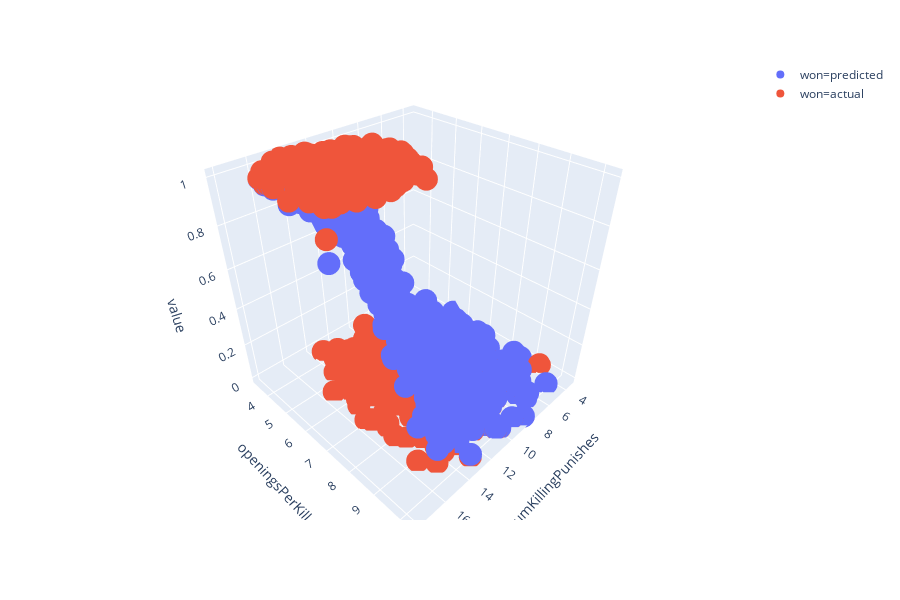

Write notebook code for a chart like this one.
### Markdown cell above
We'll talk about the below code in a couple cells, for now, just now we're using a logisitic regression model to draw some lines on the scatter plot from before.

### Code cell
model = LogisticRegression()
model.fit(X_train, y_train)

pred_df = model.predict_proba(X_train)
pred_df = pd.DataFrame(pred_df[:, 1], columns=["prob_win"])
pred_df["numKillingPunishes"] = X_train["numKillingPunishes"].reset_index(drop=True)
pred_df["openingsPerKill"] = X_train["openingsPerKill"].reset_index(drop=True)
pred_df["won"] = y_train.reset_index(drop=True)
pred_df = pd.melt(
    pred_df, id_vars=["numKillingPunishes", "openingsPerKill"], var_name="won"
)
pred_df.loc[pred_df["won"] == "prob_win", "won"] = "predicted"
pred_df.loc[pred_df["won"] == "won", "won"] = "actual"

px.scatter_3d(pred_df, "numKillingPunishes", "openingsPerKill", "value", color="won")

### Figure 1 — Plotly figure (JSON) as saved in the notebook; plotly's stock layout.template omitted (floating-point values rounded to 4 significant figures; data arrays with more than 128 entries replaced by an {"elided": "..."} marker saying what was removed)
{"data": [{"hoverlabel": {"namelength": 0}, "hovertemplate": "won=predicted<br>numKillingPunishes=%{x}<br>openingsPerKill=%{y}<br>value=%{z}", "legendgroup": "won=predicted", "marker": {"color": "#636efa", "symbol": "circle"}, "mode": "markers", "name": "won=predicted", "scene": "scene", "showlegend": true, "type": "scatter3d", "x": {"elided": "844 float values"}, "y": {"elided": "844 float values"}, "z": {"elided": "844 float values"}}, {"hoverlabel": {"namelength": 0}, "hovertemplate": "won=actual<br>numKillingPunishes=%{x}<br>openingsPerKill=%{y}<br>value=%{z}", "legendgroup": "won=actual", "marker": {"color": "#EF553B", "symbol": "circle"}, "mode": "markers", "name": "won=actual", "scene": "scene", "showlegend": true, "type": "scatter3d", "x": {"elided": "844 float values"}, "y": {"elided": "844 float values"}, "z": {"elided": "844 int values"}}], "layout": {"height": 600, "legend": {"tracegroupgap": 0}, "margin": {"t": 60}, "scene": {"domain": {"x": [0, 1], "y": [0, 1]}, "xaxis": {"title": {"text": "numKillingPunishes"}}, "yaxis": {"title": {"text": "openingsPerKill"}}, "zaxis": {"title": {"text": "value"}}}}}
